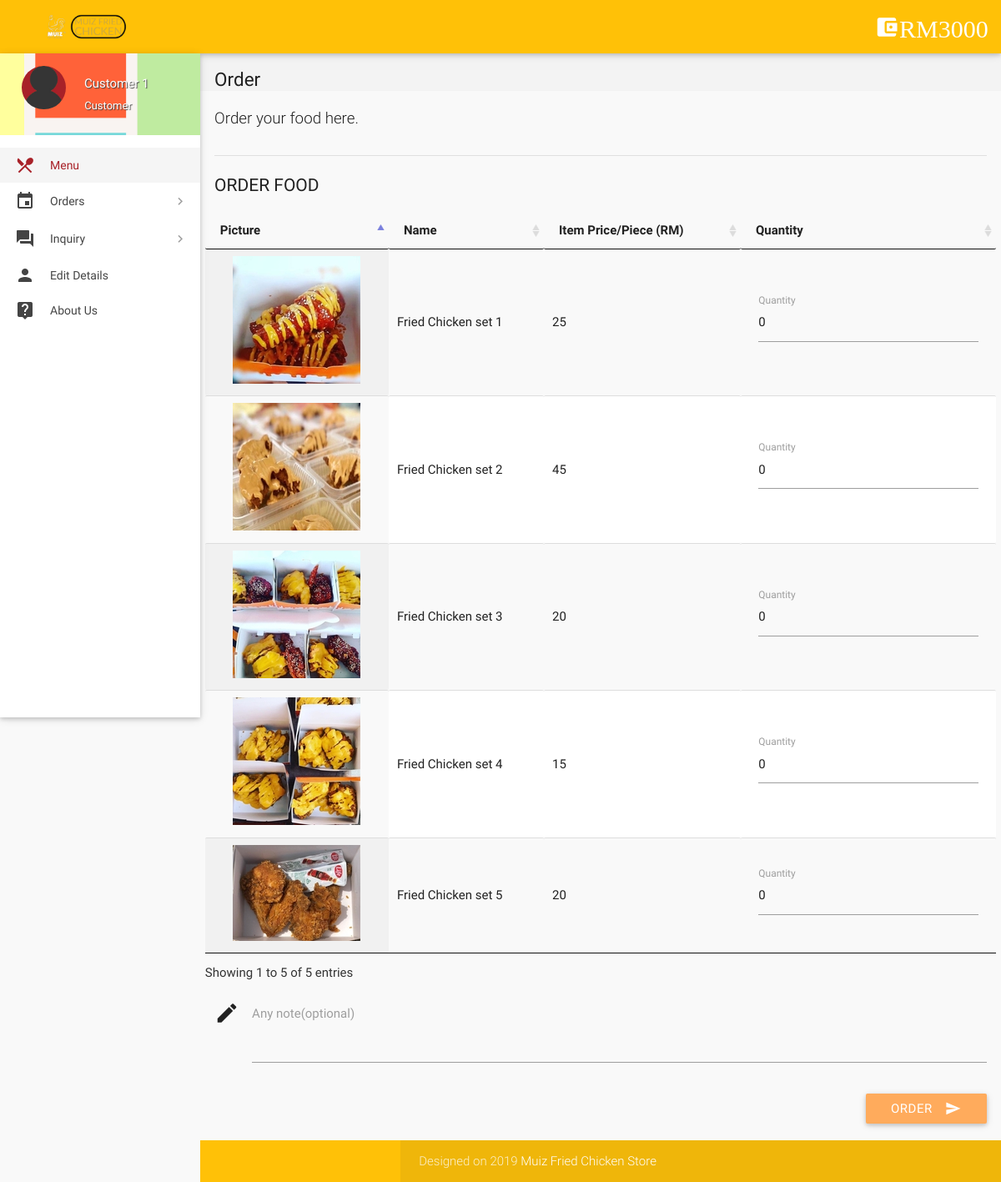
The page / (signed in) on the database its author committed.
### tables this page shows
CREATE TABLE `wallet_details` (
  `id` int(11) NOT NULL,
  `wallet_id` int(11) NOT NULL,
  `number` varchar(16) NOT NULL,
  `cvv` int(3) NOT NULL,
  `balance` int(11) NOT NULL DEFAULT '2000'
);

CREATE TABLE `items` (
  `id` int(11) NOT NULL,
  `image` varchar(300) NOT NULL,
  `name` varchar(20) NOT NULL,
  `price` int(11) NOT NULL,
  `deleted` tinyint(4) NOT NULL DEFAULT '0'
);

### includes/wallet.php (called while the page is built)
<?php
$user_id=$_SESSION['user_id'];
$sql = mysqli_query($con, "SELECT * FROM wallet where customer_id = $user_id");
while($row1 = mysqli_fetch_array($sql)){
$wallet_id = $row1['id'];
}
$sql = mysqli_query($con, "SELECT * FROM wallet_details where wallet_id = $wallet_id");
while($row1 = mysqli_fetch_array($sql)){
$balance = $row1['balance'];
}
?>

### includes/connect.php (called while the page is built, shortened)
<?php
$name = $_SESSION['name'];
$role = $_SESSION['role'];
?>

### index.php (the view, shortened to what this page needs)
<?php
include 'includes/connect.php';
include 'includes/wallet.php';
	if($_SESSION['customer_sid']==session_id())
	{
		?>
<!DOCTYPE html>
<html lang="en">
<head>
  <link href="css/materialize.min.css" type="text/css" rel="stylesheet" media="screen,projection">
  <link href="css/style.min.css" type="text/css" rel="stylesheet" media="screen,projection">
  <link href="css/custom/custom.min.css" type="text/css" rel="stylesheet" media="screen,projection">
  <link href="js/plugins/perfect-scrollbar/perfect-scrollbar.css" type="text/css" rel="stylesheet" media="screen,projection">
  <link href="js/plugins/data-tables/css/jquery.dataTables.min.css" type="text/css" rel="stylesheet" media="screen,projection">
</head>
<body>
 <header id="header" class="page-topbar">
        <div class="navbar-fixed">
            <nav class="amber">
                <div class="nav-wrapper">
                    <ul class="left">
                      <li><h1 class="logo-wrapper"><a href="menu.php" class="brand-logo darken-1"><img src="images/logo.png" alt="logo"></a> <span class="logo-text">Logo</span></h1></li>
                    </ul>
                    <ul class="right hide-on-med-and-down">
                        <li><a href="#" class="waves-effect waves-block waves-light"><i class="mdi-action-account-balance-wallet"><?php echo "RM"; echo $balance;?></i></a>
                        </li>
                    </ul>
                </div>
            </nav>
        </div>
  </header>
  <div id="main">
    <div class="wrapper">
      <aside id="left-sidebar-nav">
        <ul id="slide-out" class="side-nav fixed leftside-navigation">
            <li class="user-details purple darken-2">
            <div class="row">
                <div class="col col s4 m4 l4">
                    <img src="images/avatar.jpg" alt="" class="circle responsive-img valign profile-image">
                </div>
                <div class="col col s8 m8 l8">
                    <a class="btn-flat dropdown-button waves-effect waves-light white-text profile-btn" href="#" data-activates="profile-dropdown"><?php echo $name;?> <i class="mdi-navigation-arrow-drop-down right"></i></a>
                    <p class="user-roal"><?php echo $role;?></p>
                </div>
            </div>
            </li>
            <li class="bold active"><a href="index.php" class="waves-effect waves-purple"><i class="mdi-maps-local-restaurant"></i> Menu</a>
            </li>
                <li class="no-padding">
                    <ul class="collapsible collapsible-accordion">
                        <li class="bold"><a class="collapsible-header waves-effect waves-purple"><i class="mdi-editor-insert-invitation"></i> Orders</a>
                        </li>
                    </ul>
                </li>
                <li class="no-padding">
                    <ul class="collapsible collapsible-accordion">
                        <li class="bold"><a class="collapsible-header waves-effect waves-purple"><i class="mdi-action-question-answer"></i> Inquiry</a>
                        </li>
                    </ul>
                </li>
            <li class="bold"><a href="details.php" class="waves-effect waves-purple"><i class="mdi-social-person"></i> Edit Details</a>
            </li>
            <li class="bold"><a href="aboutus.php" class="waves-effect waves-purple"><i class="mdi-communication-live-help"></i> About Us</a>
            </li>
        </ul>
        </aside>
      <section id="content">
        <div id="breadcrumbs-wrapper">
          <div class="container">
            <div class="row">
              <div class="col s12 m12 l12">
                <h5 class="breadcrumbs-title">Order</h5>
              </div>
            </div>
          </div>
        </div>
        <div class="container">
          <p class="caption">Order your food here.</p>
          <div class="divider"></div>
		  <form class="formValidate" id="formValidate" method="post" action="ordering.php" novalidate="novalidate">
            <div class="row">
              <div class="col s12 m4 l3">
                <h4 class="header">Order Food</h4>
              </div>
              <div>
                  <table id="data-table-customer" class="responsive-table display" cellspacing="0">
                    <thead>
                      <tr>
                        <th>Picture</th>
                        <th>Name</th>
                        <th>Item Price/Piece (RM)</th>
                        <th>Quantity</th>
                      </tr>
                    </thead>
                    <tbody>
				<?php
				$result = mysqli_query($con, "SELECT * FROM items where not deleted;");
				while($row = mysqli_fetch_array($result))
				{
					echo '<tr><td><center><img src='.$row["image"].'></center></td><td>'.$row["name"].'</td><td>'.$row["price"].'</td>';
					echo '<td><div class="input-field col s12"><label for='.$row["id"].' class="">Quantity</label>';
					echo '<input id="'.$row["id"].'" name="'.$row['id'].'" type="text" value="0" data-error=".errorTxt'.$row["id"].'"><div class="errorTxt'.$row["id"].'"></div></td></tr>';
				}
				?>
                    </tbody>
</table>
              </div>
			  <div class="input-field col s12">
              <i class="mdi-editor-mode-edit prefix"></i>
              <textarea id="description" name="description" class="materialize-textarea"></textarea>
              <label for="description" class="">Any note(optional)</label>
			  </div>
			  <div>
			  <div class="input-field col s12">
                              <button class="btn cyan waves-effect waves-light right" type="submit" name="action">Order
                                <i class="mdi-content-send right"></i>
                              </button>
                            </div>
            </div>
			</form>
          </div>
        </div>
  </div>
  <footer class="page-footer">
    <div class="footer-copyright">
      <div class="container">
        <span>Designed on 2019 <a class="white-text text-lighten-4" href="#" target="_blank">Muiz Fried Chicken Store</a></span>
        </div>
    </div>
  </footer>
</body>
</html>
<?php
	}
	else
	{
     header("location:login.php");
	}
?>

### index.php (style rules this page uses)
.input-field label.active { width:100%; }

### rows shown on the page
wallet_details: balance "3000"
items: image (picture), name "Fried Chicken set 1", price "25"
items: image (picture), name "Fried Chicken set 2", price "45"
items: image (picture), name "Fried Chicken set 3", price "20"
items: image (picture), name "Fried Chicken set 4", price "15"
items: image (picture), name "Fried Chicken set 5", price "20"

### other values the page prints
$name "Customer 1"
$role "Customer"
